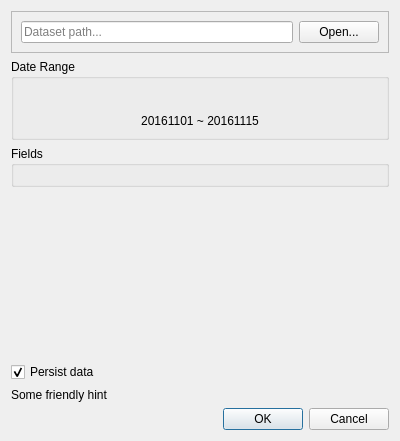
<?xml version="1.0" encoding="UTF-8"?>
<ui version="4.0">
 <class>LoaderDialog</class>
 <widget class="QDialog" name="LoaderDialog">
  <property name="geometry">
   <rect>
    <x>0</x>
    <y>0</y>
    <width>400</width>
    <height>441</height>
   </rect>
  </property>
  <property name="sizePolicy">
   <sizepolicy hsizetype="Preferred" vsizetype="Preferred">
    <horstretch>0</horstretch>
    <verstretch>0</verstretch>
   </sizepolicy>
  </property>
  <property name="windowTitle">
   <string>Load dataset</string>
  </property>
  <layout class="QGridLayout" name="gridLayout">
   <item row="5" column="0">
    <widget class="QLabel" name="lblPersist">
     <property name="sizePolicy">
      <sizepolicy hsizetype="Expanding" vsizetype="Preferred">
       <horstretch>0</horstretch>
       <verstretch>0</verstretch>
      </sizepolicy>
     </property>
     <property name="text">
      <string>Some friendly hint</string>
     </property>
    </widget>
   </item>
   <item row="7" column="0">
    <widget class="QDialogButtonBox" name="buttonBox">
     <property name="sizePolicy">
      <sizepolicy hsizetype="Expanding" vsizetype="Fixed">
       <horstretch>0</horstretch>
       <verstretch>0</verstretch>
      </sizepolicy>
     </property>
     <property name="orientation">
      <enum>Qt::Horizontal</enum>
     </property>
     <property name="standardButtons">
      <set>QDialogButtonBox::Cancel|QDialogButtonBox::Ok</set>
     </property>
    </widget>
   </item>
   <item row="3" column="0">
    <spacer name="verticalSpacer">
     <property name="orientation">
      <enum>Qt::Vertical</enum>
     </property>
     <property name="sizeHint" stdset="0">
      <size>
       <width>20</width>
       <height>40</height>
      </size>
     </property>
    </spacer>
   </item>
   <item row="4" column="0">
    <widget class="QCheckBox" name="chkPersist">
     <property name="text">
      <string>Persist data</string>
     </property>
     <property name="checked">
      <bool>true</bool>
     </property>
    </widget>
   </item>
   <item row="1" column="0">
    <widget class="QGroupBox" name="grpRange">
     <property name="title">
      <string>Date Range</string>
     </property>
     <layout class="QGridLayout" name="gridLayout_3">
      <item row="0" column="0">
       <widget class="RangeSlider" name="rngRange" native="true">
        <property name="sizePolicy">
         <sizepolicy hsizetype="Expanding" vsizetype="Preferred">
          <horstretch>0</horstretch>
          <verstretch>0</verstretch>
         </sizepolicy>
        </property>
        <property name="minimumSize">
         <size>
          <width>0</width>
          <height>20</height>
         </size>
        </property>
       </widget>
      </item>
      <item row="1" column="0">
       <widget class="QLabel" name="lblRange">
        <property name="text">
         <string>20161101 ~ 20161115</string>
        </property>
        <property name="alignment">
         <set>Qt::AlignCenter</set>
        </property>
       </widget>
      </item>
     </layout>
    </widget>
   </item>
   <item row="0" column="0">
    <widget class="QFrame" name="frame">
     <property name="frameShape">
      <enum>QFrame::StyledPanel</enum>
     </property>
     <property name="frameShadow">
      <enum>QFrame::Raised</enum>
     </property>
     <layout class="QGridLayout" name="gridLayout_2">
      <item row="0" column="0">
       <widget class="QLineEdit" name="edtSelect">
        <property name="placeholderText">
         <string>Dataset path...</string>
        </property>
       </widget>
      </item>
      <item row="0" column="1">
       <widget class="QPushButton" name="btnSelect">
        <property name="text">
         <string>Open...</string>
        </property>
       </widget>
      </item>
     </layout>
    </widget>
   </item>
   <item row="2" column="0">
    <widget class="QGroupBox" name="grpFields">
     <property name="title">
      <string>Fields</string>
     </property>
     <layout class="QVBoxLayout" name="verticalLayout_2">
      <item>
       <layout class="QVBoxLayout" name="layoutFields"/>
      </item>
     </layout>
    </widget>
   </item>
  </layout>
 </widget>
 <customwidgets>
  <customwidget>
   <class>RangeSlider</class>
   <extends>QWidget</extends>
   <header>RangeSlider.h</header>
   <container>1</container>
  </customwidget>
 </customwidgets>
 <resources/>
 <connections>
  <connection>
   <sender>buttonBox</sender>
   <signal>accepted()</signal>
   <receiver>LoaderDialog</receiver>
   <slot>accept()</slot>
   <hints>
    <hint type="sourcelabel">
     <x>248</x>
     <y>254</y>
    </hint>
    <hint type="destinationlabel">
     <x>157</x>
     <y>274</y>
    </hint>
   </hints>
  </connection>
  <connection>
   <sender>buttonBox</sender>
   <signal>rejected()</signal>
   <receiver>LoaderDialog</receiver>
   <slot>reject()</slot>
   <hints>
    <hint type="sourcelabel">
     <x>316</x>
     <y>260</y>
    </hint>
    <hint type="destinationlabel">
     <x>286</x>
     <y>274</y>
    </hint>
   </hints>
  </connection>
 </connections>
</ui>
